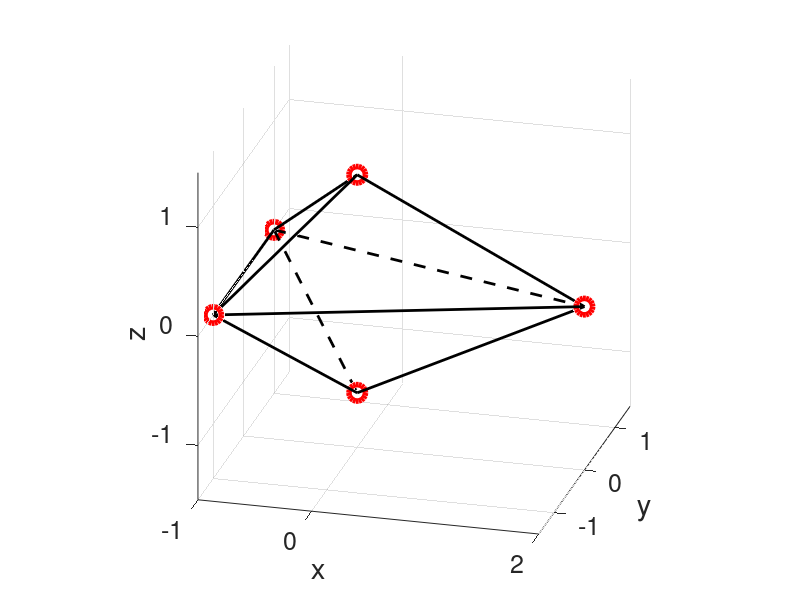

MATLAB code to generate this figure: (Note: this script raises an error after producing the figure.)
%% 3D example
% create figure 2
% 2022
% Authors: Lee C. Potter

close all
clear all
clc

%% Create sensor positions for circular array
scale=2*diag([1,1/sqrt(3),1/sqrt(3)/2]);
N=5; %number of sensors
%tetrahedron
positions = [   0, 0 , sqrt(3);
                0, 0 , -sqrt(3);
                cosd(0)  ,sind(0)  ,0;
                cosd(120),sind(120),0;
                cosd(240),sind(240),0];
positions=positions*scale;


%% Moment of inertia
positions = positions - mean(positions,1);
MomentInertia = positions'*positions/N;
display(MomentInertia)
disp('(scaled identity for isotropic array)')
%% Figure for array geometry
figure;
f=plot3(positions(:,1),positions(:,2),positions(:,3),'ro',...
    'MarkerSize',12,'Linewidth',4);
grid;axis equal;hold on;
VizEdges1=[   ...
    0, 0 , sqrt(3);
    1, 0 ,  0;
    0, 0 , -sqrt(3);
    cosd(240),sind(240),0];
VizEdges2=[   ...
    cosd(240),sind(240),0;
    cosd(120),sind(120),0; 
    0, 0 , sqrt(3);
    cosd(240),sind(240),0;
    1, 0 ,  0];
HidEdges1=[   ...
    cosd(120),sind(120),0;
    0, 0 ,  -sqrt(3)];
HidEdges2=[   ...
    cosd(120),sind(120),0;
    1, 0 , 0];
VizEdges1=VizEdges1*scale;VizEdges2=VizEdges2*scale;
HidEdges1=HidEdges1*scale;HidEdges2=HidEdges2*scale;
plot3(VizEdges1(:,1),VizEdges1(:,2),VizEdges1(:,3),'k-','LineWidth',2)
plot3(VizEdges2(:,1),VizEdges2(:,2),VizEdges2(:,3),'k-','LineWidth',2)
plot3(HidEdges1(:,1),HidEdges1(:,2),HidEdges1(:,3),'k--','LineWidth',2)
plot3(HidEdges2(:,1),HidEdges2(:,2),HidEdges2(:,3),'k--','LineWidth',2)
view(15,22) ;
xticks([-1,0,2])
yticks([-1,0,1])
zticks([-1,0,1])
set(gca,'fontsize',18)
xlabel('x','fontsize',21)
ylabel('y','fontsize',21)
zlabel('z','fontsize',21)
%title('Array Geometry','fontsize',21)
ax = gca;
% Requires R2020a or later
exportgraphics(ax,'TetraGeom5.eps')


%% Construct pairwise differences 
%(omit the factor of pi)
Nrows = N-1;
P = zeros(Nrows,3);
for k=2:N
        P(k-1,:)=(positions(k,:)-positions(1,:));
end

%% Theoretical value rather than solve via rational approximation
V =2*eye(3);
LatticeBasis=V;
display(LatticeBasis)
fprintf('Volume of parallelogram: %g\n',abs(det(LatticeBasis)))
PtimesV=P*V;
display(PtimesV)
disp('Should be 0 mod 2')


%% Plot lattice and ball
figure;
plotcube([2 2 2],[0 0 0],.2,[0 1 0]); 
hold on;

quiver3(zeros(3,1),zeros(3,1),zeros(3,1),...
    V(:,1),V(:,2),V(:,3),'off',...
    'Color','k','LineWidth',4);

% Make base sphere data
radius=1;
[xb, yb, zb] = sphere(90);
surf(radius*xb+1, radius*yb+1, radius*zb+1, 'facecolor', 'b', 'edgealpha', 0);
% smooth and shaded
light;
lighting gouraud;
view(30,15) ;
axis off
text(2.15,0,0,'[2,0,0]','FontSize',21)
text(-0.25,0,2.15,'[0,0,2]','FontSize',21)
ax = gca;
% Requires R2020a or later
exportgraphics(ax,'TetraLattice5.eps')